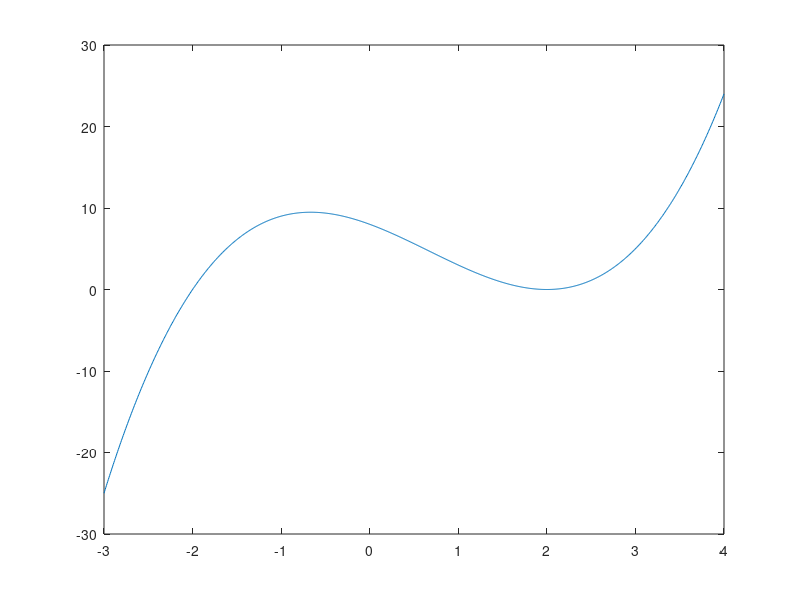

The MATLAB script that drew this image: (Note: this script raises an error after producing the figure.)
%Define the function
f = @(x)x.^3 - 2*x.^2 - 4*x + 8;

% Define the interval
x = linspace(-3, 4, 1000);

%Plot the function 
figure;
plot(x, f(x));
grind on;
xlabel('x');
ylabel('f(x)');
title('Graphical Method: f(x) = x^3 - 2*x^2 - 4*x + 8');

% Higlight the x-axis
hold on;
plot(x, zero(size(x)), 'k--');
hold off;